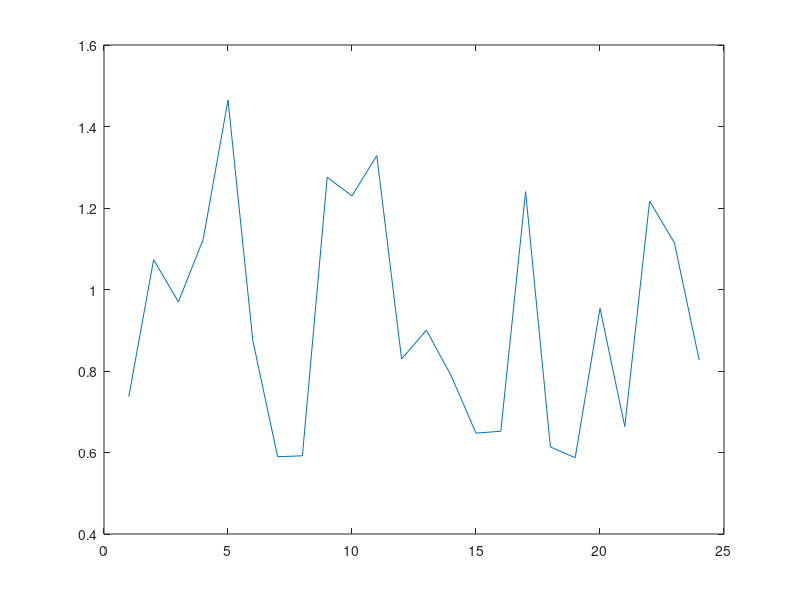
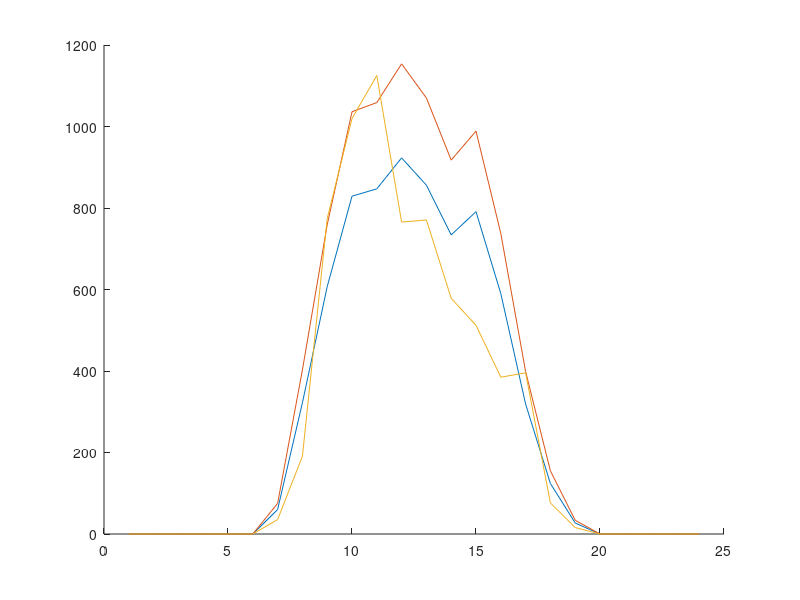
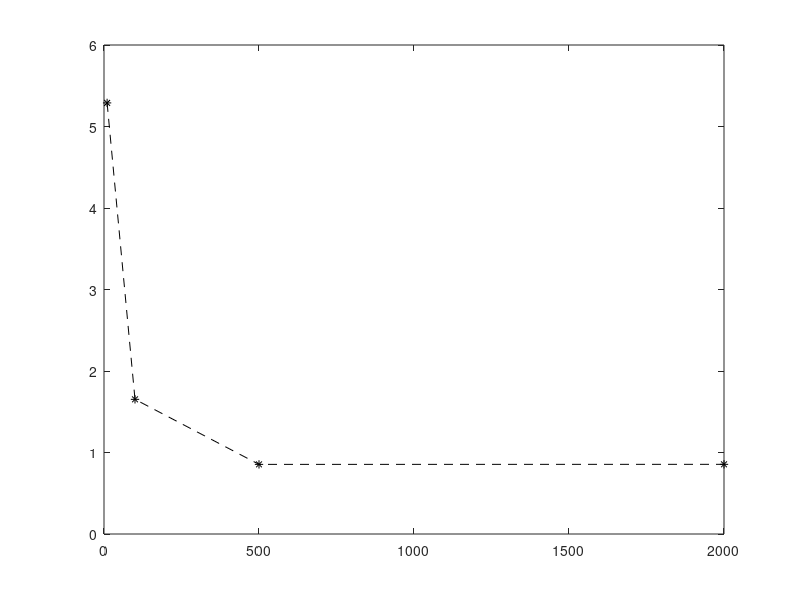
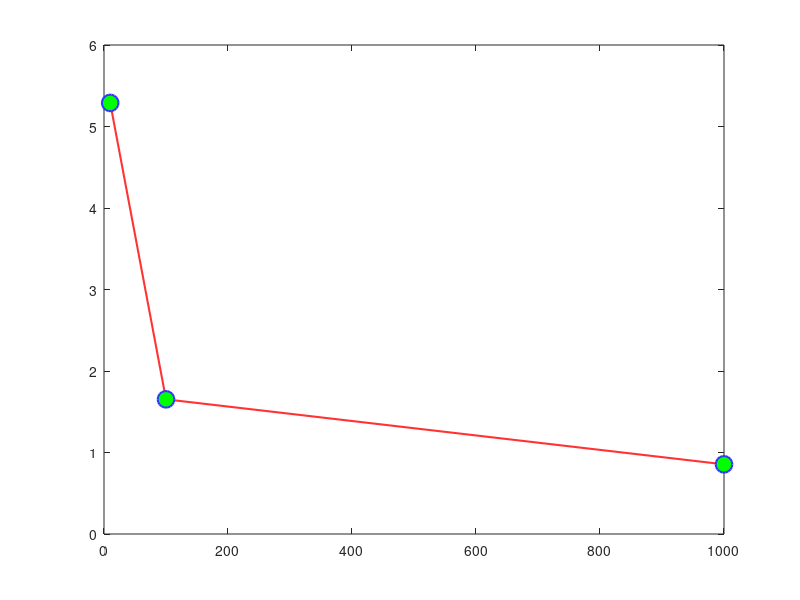

Here is the MATLAB script that generated these plots, in order: (Note: this script raises an error after producing the figures.)
%%%%%%%%%%%%%%%%%%%%%%%%%%%%%%%%%%%%%%%%%%%%%%%%%%%%%%
% % INTRODUCTION %%%%%%%%%%%%%%%%%%%%%%%%%%%%%%%%%%%%%%%
% % 
% % This exercise script is created as a basic introduction to people 
% % completely, or almost, new to using MATLAB. It therefore takes of 
% % from absolute scratch with increasing complexity into using some of the
% % calculations, functions and mindsets used in the course to which it is
% % created namely the joint DTU/Univ. of CPH course:
% % (KU): Climate?Models?and?Observations
% %?(DTU):?Climate?Models,?Observations?of?the?Past?and?the?Present,?
% % and?Projected?Climate?Change?including?Sea?Level?Rise?2018
% % 
% % The script is created on a windows based machine running the 2017a
% % MATLAB version. Using a Mac version and/or using another MATLAB release
% % (usually updated twice a year entitled with the year and either "a" or
% % "b"), might require minor changes to the script.
% % 
% % In the following an exercise begins with an !!
% % A new topic begins is marked with: %%%%%%%%%%%%%%%%%
% % 
% % Good luck and best regards, Morten Andreas Dahl Larsen, DTU
% % Contact me if you have questions or corrections: madla@dtu.dk
%%%%%%%%%%%%%%%%%%%%%%%%%%%%%%%%%%%%%%%%%%%%%%%%%%%%%%

%%%%%%%%%%%%%%%%%%%%%%%%%%%%%%%%%
% New script %%%%%%%%%%%%%%%%%%%%

% Start new script (Ctrl+N) or open existing script (Ctrl+O) from your machine 
% in the HOME or EDITOR tabs. Save scripts in the EDITOR tab (Ctrl+S).
% If you close MATLAB with a script (or more) in the Editor window it will load with this same script(s) when MATLAB is started
% again.

%%%%%%%%%%%%%%%%%%%%%%%%%%%%%%%%%%
% How to run a script?  %%%%%%%%%%

% 'Selected possibilites often used by the author'
% 
% 1) You run the entire script by pressing F5 or pressing "Run" in the
% "EDITOR" tab above.
% 2) You can a section of the script by highlighting it and pressing F9.
% 3) You can divide your script into sections and then pressing Ctrl+ENTER
% to run the section in which the cursor is placed.
%       A section break is defined by "%%" (without spacing in between).
%       Sections are useful if you're developing code and only want to run 
%       the part in which you're working. Also if previous parts of the script
%       are 'heavy', taking a longer time to run - in the end it's all
%       about creating effective code, not least in terms of computation time
%       spent.
%       !! Try to implement sections when you continue with the exercise
%       !! below

%%%%%%%%%%%%%%%%%%%%%%%%%%%%%%%%%
% Clear workspace %%%%%%%%%%%%%%%

% You can start the running of a script with this statement since previously 
% used variables (as visible in the workspace window) can still be loaded and 
% affect the current run (if names overlap)
clear all

% !! When you do a script/exercise further down, try to do it with/without
% !! "clear all" to see the difference in the workspace window

% You can also clear single variables. We here define three variables:

A = 1;
AA = 1.5;
B = 2;

% And clear one of them:

clear A

% Or clear the ones starting with "A" after redefining A=1:

A = 1; % see that it reappears in the workspace

% And then:

clear A* % now only the "B" variable is left

%%%%%%%%%%%%%%%%%%%%%%%%%%%%%%%%%%
% Order and directories %%%%%%%%%%

% It is important to keep track of your directories and have a good and 'clean' 
% subdirectory system for (all of) your work. Therefore;
% !! Save this script in the a designated folder on your computer. Not on
% the desktop.
% Thereafter, it is equally important to define your working directory in
% MATLAB - this means that the script and files (including plots) created
% in this relation is saved in the same, and correct, folder.
% !! 1) Define the correct working directory in the directory window above in
% !! the MATLAB GUI (graphical user interface).
% !! Also try to do it using the "cd" function


%%%%%%%%%%%%%%%%%%%%%%%%%%%%%%%%%%
% "Outcommenting" %%%%%%%%%%%%%%%%

% Ctrl+R outcomments a statement making it inactive (if you're 1) not
% using it, 2) still developing it, 3) if you need to write text to keep
% track of your script (as this line))
% Ctrl+T does the opposite
% You can also just manually write "%" in the beginning of a line

% !! Try to use these commands!


%%%%%%%%%%%%%%%%%%%%%%%%%%%%%%%%%%
% Simple equations %%%%%%%%%%%%%%%

% Simple math equations work just like you would write them on a piece of
% paper.
% Examples are given below

2+2;
9*10;
17-8;
70/7;

% However, the above equations do not define new variables, and therefore 
% only the latest is saved in the workspace window - entitled "ans". 
% !! Check for yourself.
% !! Try to define new variables based on these (simple) calculations above
% !! by writing the variable name followed by "=" in front of the equation,
% e.g: 

Course_years = 2018-2014+1; % instead of just 
2018-2014+1;

% !! Instead of writing the above years in numbers these variables could
% !! also have been defined prior to the calculation. This is often used and
% !! creates a flexibility to change the outcome of the calculations by
% !! criteria you define in the beginning of the script:

Current_year = 2018;
Course_start_year = 2014;
Course_years2 = Current_year - Course_start_year + 1;

% OBS - variables 1) cannot start with a number, 2) are case-sensitive and
% 3) must not include "-", use instead "_" (to avoid mixups with the
% subtraction sign)

% !! Try to create you own simple math equations, also defining new
% variables - be creative.
a = 6;
b = 37;

f = a*b;


%%%%%%%%%%%%%%%%%%%%%%%%%%%%%%%%%%
% Matrices %%%%%%%%%%%%%%%%%%%%%%%

% MATLAB is a powerful tool to work with matrices whether in 1,2,3 or 4 dimensions 
% (or even further) - hence the name 
% A 1D matric (or vector) is defined by hard brackets, e.g.:

ONE_D_example_row = [0	0	0	0	0	0	60	322	607	829	847	923	856	734	791	590	319	124	27	0	0	0	0	0];
% (These data are hourly global radiation (W/m2) for a summer day in sourthern 
% Italy) 

% Using semicolons changes the row so that in the example below each number 
% is written to a new row.:

ONE_D_example_column = [0;0;0;0;0;0;60;322;607;829;847;923;856;734;791;590;319;124;27;0;0;0;0;0];

% !! See the difference in the workspace.

% Using "'" (end of matrix) transposes the matrix (to give the same alignment as 
% the above):

ONE_D_example_row_transposed = [0	0	0	0	0	0	60	322	607	829	847	923	856	734	791	590	319	124	27	0	0	0	0	0]';

% As for single  variables or unique number, matrices can also part of
% equations. 

% Examples:

% You want to multiply your time series by a factor of 1.25:
ONE_D_example_multiply_single_factor = ONE_D_example_column * 1.25; % check that it works and try your own example

% You want to multiply by a varying time factor throughout the 24h.
% First create the time series to multiply with:
Factor = rand(24,1)+0.5; % creates a 1*24 matrix of random numbers between 0.5 and 1.5
% Plot the multiplication matrix 
figure
plot(Factor)
% Perform the multiplication:
ONE_D_example_multiply_varying_factor = ONE_D_example_column.*Factor;
% Be aware here that we need to add the "." before "*" to tell MATLAB that we
% multiply one-by-one

% Now lets plot the original time series as well as the two modified ones:
figure % build figure
hold on % tell MATLAB that the forthcoming plot calls should be on the same plot
plot(ONE_D_example_column)
plot(ONE_D_example_multiply_single_factor)
plot(ONE_D_example_multiply_varying_factor)

%%%%%%%%%%%%%%%%%%%%%%%%%%%%%%%%%%%%%%%%%%%%%%
% Documentation, help % File Exchange %%%%%%%%

% Matlab functions and specifics are widely documented, e.g. 
% http://se.mathworks.com/help/matlab/

% You can also right-click on a function and press "help on selecetion" or press F1
% after highlighting a specific function

% Another common help source for more advanced questions include Stackoverflow:
% http://stackoverflow.com/questions/tagged/matlab

% It is also possible to create your own, more universal, functions which are ".m" 
% script based just like the present script (.m is the MATLAB script format but
% can be opened in any text editor). The library for user created functions of
% this sort (File Exchange) is located here: 
% http://www.mathworks.com/matlabcentral/fileexchange/, and can be a useful resource
% to do things not implemented in MATLAB in the downloadable version.
% Notice that the functions are 'graded' by users which could be a
% guideline for whether its usability and correctness is appropriate.
% When downloading external functions they need to be placed in the appropriate 
% folder and be linked to. E.g.:
% 'C:\Program
% Files\MATLAB\R2015b\toolbox\NameOfFunction\...'
% Hereafter, go to the "HOME" tab, "Set Path", add that folder and press "Save"

% Assignments for the above:
% 1) !! go to "help" for the "plot" function used previously and change e.g. the curve
% colors, the curve linewidth and the marker/line style
% 2) !! go to the "help" section for the function "repmat" and create a 2D
% matrix of your own choice
% 3) !! download a function of your own choice i File Exchange and use it
% in an example of your own choice

%%%%%%%%%%%%%%%%%%%%%%%%%%%%%%%%%%%%%%%%%%%%%%%%
% Suppress output and time consumption %%%%%%%%%

% All of the above calculations are, as default, written to the command window 
% below making you able to follow the progress.
% However, it also makes the calculations considerably slower when
% involving more extensive data sets. You can therefore suppress output to
% the command window by ending expression with i ";".

% Further, you can time your calculations by using the commands "tic" and "toc"
% before/after what you want to time

% Here's an example highlightning both of the above:

% Make a data set (10x10) of random numbers:
tic
rand(10);
Without_suppressing_10 = toc;

tic
rand(10);
With_suppressing_10 = toc;

% Now, let's make a larger data set of 100x100 random numbers:
tic
rand(1e2);
Without_suppressing_100 = toc;
tic
rand(1e2);
With_suppressing_100 = toc;

% Let's try with 500x500:
tic
rand(500);
Without_suppressing_500 = toc;
tic
rand(500); 
With_suppressing_500 = toc;

% Let's try with 2000x2000:
tic
rand(2e3);
Without_suppressing_2000 = toc;
tic
rand(2e3); 
With_suppressing_2000 = toc;

% That's a factor of:
Speed_factor_10 = Without_suppressing_10/With_suppressing_10;
Speed_factor_100 = Without_suppressing_100/With_suppressing_100;
Speed_factor_500 = Without_suppressing_500/With_suppressing_500;
Speed_factor_2000 = Without_suppressing_2000/With_suppressing_2000;

% Let's plot the results:
figure
plot([10,100,500,2000],[Speed_factor_10,Speed_factor_100,Speed_factor_500,Speed_factor_2000],'*--k')

% You can see where this is going, and why I stopped at 2000x2000
% With 3D data the differences would have been even larger

% Notice, you can also write calculations in the command window as a simple 
% calculator, although these % are not saved

%%%%%%%%%%%%%%%%%%%%%%%%%%%%%%%%%%%%%%%%%%%%%%%%
% Visual appearance of code %%%%%%%%%%%%%%%%%%%%

% You can have more expressions on one line by seperating with a ";":
ABC = 7*7; DEF = 9*9; 

% You can split a long command into several lines by using "..."
figure
plot([10,100,1000],[Speed_factor_10,Speed_factor_100,Speed_factor_2000],...
    'color',[1 0.2 0.2],...
    'linewidth',1.5,...
    'marker','o',...
    'markersize',12,...
    'MarkerEdgeColor',[0.2 0.2 1],...
    'MarkerFaceColor','g')

% Spacing in expressions does not matter, so choose the style you like the most:

HIJ1 = ABC + DEF;
HIJ2=ABC+DEF;

% Work with logical variable names, i.e.
%     1) Not too long (lack of overview)
%     2) Not too short (difficulty in knowing what they are)
%     3) Think about starting letter, so they group according to your preference 
%     in the workspace window
% 
% And; I likely did not succed in living up to any of the above rules in this 
% exercise

%%%%%%%%%%%%%%%%%%%%%%%%%%%%%%%%%%%%%%%%%%%
% Plotting %%%%%%%%%%%%%%%%%%%%%%%%%%%%%%%%

% This exercise already used the 'plot' function.
% Other common plotting functions include:

% Data to plot - import data from an external Excel sheet:
Plot_data = xlsread('Matlab_intro_data.xlsx','Ea'); % only works if the Excel sheet is located in the
% same folder as this script. Otherwise, use the entire directory 'C:\...\...'
% The data are simulated daily actual evapotranspiration (mm) over Southern 
% Italy in 2012.
% And the corresponding x-axis data is, when necessary, just a series from 1 to 
% 365 (days): 
Plot_time = [1:365];

% !! Try to change the specifications for each plot

% 1) plot
figure
plot(Plot_time,Plot_data(:,2));

% 2) scatter
figure
scatter(Plot_time,Plot_data(:,2));

% 3) bar
figure
bar(Plot_data(:,2));

% 4) histogram
edges = [0:0.25:5];
figure
histogram(Plot_data(:,2),edges);

% And for distributed (2D) plotting I like imagesc. First, load the data;
% in this case average yearly precipitation (mm) from the E-OBS data set in 
% the period 1950-2014:

Plot_data_dist = xlsread('Matlab_intro_data.xlsx','Precip');
Plot_data_dist = flipud(Plot_data_dist); % flip up/down

% 5) imagesc
figure
hold on
imagesc(Plot_data_dist)
caxis([100 3000]) % set the coloraxis min and max
colormap(jet) % colormap

% If you want to suppress the figure output (while e.g. still writing to a file)
% use figure('visible','off')

% Save a figure to file by using e.g. print 

figure('visible','off')
hold on
imagesc(Plot_data_dist)
caxis([100 3000]) % set the coloraxis min and max
colormap(jet) % colormap
print('-dtiff','-r300','PRECIP_plot_test'); % also stating resolution and format

%%%%%%%%%%%%%%%%%%%%%%%%%%%%%%%%%%%%%%%%
% Extra plotting functions %%%%%%%%%%%%%

% Other nice functions here exemplified to the "plot" function:

%%

figure('visible','off')
plot(Plot_time,Plot_data,'b','linewidth',1.1); % same as above
set(gca,'XTick',[0:365.25/12:366]); % define x-tick placement, here roughly every month
set(gca,'XTickLabel',{'Jan';'Feb';'Mar';'Apr';'May';'Jun';'Jul';'Aug';'Sep';'Oct';'Nov';'Dec'}); % x-tick labels
set(gca,'YTick',[0:1:5]); % define y-tick placement
ylim([0 5]); % y-axis min and max
xlim([0 366]); % x-axis min and max
set(gca,'Fontsize',10); % font size
xlabel('Date','Fontsize',11,'Fontweight','bold');
ylabel('Ea (mm/day)','Fontsize',11,'Fontweight','bold');
title('Actual daily evapotranspiration, Southern Italy, 2012','Fontsize',12)
set(gca,'LineWidth',1)
text(177,1,'Rainy period?','color','r','fontsize',12) % text example
box on % figure edges
grid off % internal grid
set(gcf, 'Color', 'w'); % graph color
print('-dtiff','-r300','Ea no legend'); % save without legend

h_legend = legend('Ea (mm/day)','Location','NorthWest'); % Legend text and location
set(h_legend,'Fontsize',11,'Fontweight','bold'); % Legend characteristics

print('-dtiff','-r300','Ea with legend'); % save WITH legend
%%


%%%%%%%%%%%%%%%%%%%%%%%%%%%%%%%%%%%%%%%%%%
% For loops %%%%%%%%%%%%%%%%%%%%%%%%%%%%%%

% For loops are needed to perform, typically larger and more complex, operations 
% a number of times dependent on e.g. % a variable that you then modify for each 
% loop

% In this example we will take the mean for every 3x3 cell in our EOBS precipitation
% data set - i.e. an upscaling.


Precip_EOBS = Plot_data_dist; % Let's rename the data no so we know that we are looking at precipitation

% These are x and y positions for the new upscaled file and they need to be 
% defined as zero before the loop
x_upscale = 0; 
y_upscale = 0;


% It is a good idea clearing the resulting variable before going into a loop - 
% It might appear from previous development work 
clear Precip_EOBS_upscaled

% We start the by stating that we want to go through x values from 1 to the lenght of 
% the x-direction minus 2 in steps of 3
for x = 1:3:numel(Precip_EOBS(:,1))-2;
%     We then want x_upscale to increase by 1 each time the loop reaches
%     this position because here we know that the original x value is
%     increased
    x_upscale = x_upscale + 1;
%     The y_upscale need to be reset for every x-direction loop because we
%     start by looping over the x-direction and then run all the y's.
    y_upscale = 0;
%     We now loop in the y-direction for each x-value, still jumping 3
%     steps until reaching the lenght of the y-dimension minus 2 
    for y = 1:3:numel(Precip_EOBS(1,:))-2;
%         Now inside the y loop we increment by 1 for each loop
            y_upscale = y_upscale + 1;
%             We here calculate the new upscaled precipitation placing results in 
%             the positions of the x_upscale/y_upscale values which have one 'spot'
%             for every 3 original x/y spot
%             The mean is calculated from the x/y value in question
%             (depending on how far we are in the loop) and then 2 spots
%             ahead. We use "nanmean" because the data have "nan" values
%             meaning that there are no data here (ocean = no measurement stsation)
Precip_EOBS_upscaled(x_upscale,y_upscale) = nanmean(nanmean(Precip_EOBS(x:x+2,y:y+2)));
%     For each "for" there is an "end" closing the loop
    end
end


Precip_EOBS_upscaled = flipud(Precip_EOBS_upscaled); % flip the data so they are plotted correctly
figure % plot the data
imagesc(Precip_EOBS_upscaled)

% Compare with
Precip_EOBS = flipud(Precip_EOBS);
figure 
imagesc(Precip_EOBS)

% !! Understand what goes on above and try to change what it does. E.g.
% !! averaging for each 4th cell.

